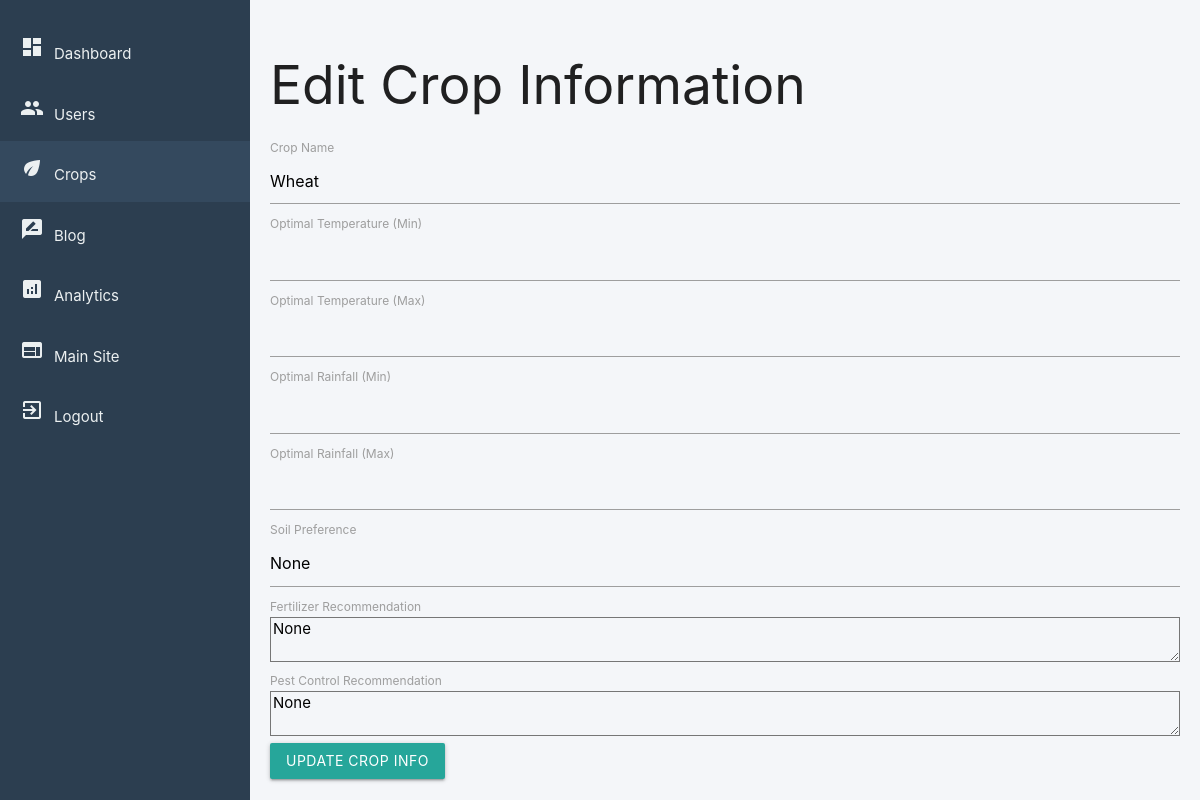
The app's page /admin/edit_crop_info/1 (signed in) with its own data.
### app.py (models this page shows)
class CropInfo(db.Model):
    id = db.Column(db.Integer, primary_key=True)
    name = db.Column(db.String(80), unique=True, nullable=False)
    optimal_temp_min = db.Column(db.Float, nullable=True)
    optimal_temp_max = db.Column(db.Float, nullable=True)
    optimal_rainfall_min = db.Column(db.Float, nullable=True)
    optimal_rainfall_max = db.Column(db.Float, nullable=True)
    soil_preference = db.Column(db.String(120), nullable=True)
    fertilizer_recommendation = db.Column(db.Text, nullable=True)
    pest_control_recommendation = db.Column(db.Text, nullable=True)
    image_url = db.Column(db.String(200), nullable=True)
    prime_loc = db.Column(db.String(500), nullable=True)
    type_c = db.Column(db.String(50), nullable=True)
    export_countries = db.Column(db.String(500), nullable=True)

### app.py (the view, shortened to what this page needs)
@app.route('/admin/edit_crop_info/<int:crop_id>', methods=['GET', 'POST'])
def admin_edit_crop_info(crop_id):
    if 'user_id' not in session or not session.get('is_admin'):
        return redirect(url_for('login'))
    crop = CropInfo.query.get_or_404(crop_id)
    return render_template('admin_edit_crop_info.html', crop=crop)

### templates/admin_edit_crop_info.html (shortened to what this page needs)
{% extends "admin_base.html" %}
{% block content %}
<div class="admin-container">
    <div class="sidebar">
        <a href="{{ url_for('admin_dashboard') }}"><i class="material-icons">dashboard</i>Dashboard</a>
        <a href="{{ url_for('admin_users') }}"><i class="material-icons">people</i>Users</a>
        <a href="{{ url_for('admin_crop_info') }}" class="active"><i class="material-icons">eco</i>Crops</a>
        <a href="{{ url_for('blog') }}"><i class="material-icons">rate_review</i>Blog</a>
        <a href="{{ url_for('admin_analytics') }}"><i class="material-icons">analytics</i>Analytics</a>
        <a href="{{ url_for('index') }}"><i class="material-icons">web</i>Main Site</a>
        <a href="{{ url_for('logout') }}"><i class="material-icons">exit_to_app</i>Logout</a>
    </div>
    <div class="main-content">
        <h2>Edit Crop Information</h2>
        <form method="POST" action="{{ url_for('admin_edit_crop_info', crop_id=crop.id) }}">
            <div class="form-group">
                <label for="name">Crop Name</label>
                <input type="text" class="form-control" id="name" name="name" value="{{ crop.name }}" required>
            </div>
            <div class="form-group">
                <label for="optimal_temp_min">Optimal Temperature (Min)</label>
                <input type="number" step="0.1" class="form-control" id="optimal_temp_min" name="optimal_temp_min" value="{{ crop.optimal_temp_min }}">
            </div>
            <div class="form-group">
                <label for="optimal_temp_max">Optimal Temperature (Max)</label>
                <input type="number" step="0.1" class="form-control" id="optimal_temp_max" name="optimal_temp_max" value="{{ crop.optimal_temp_max }}">
            </div>
            <div class="form-group">
                <label for="optimal_rainfall_min">Optimal Rainfall (Min)</label>
                <input type="number" step="0.1" class="form-control" id="optimal_rainfall_min" name="optimal_rainfall_min" value="{{ crop.optimal_rainfall_min }}">
            </div>
            <div class="form-group">
                <label for="optimal_rainfall_max">Optimal Rainfall (Max)</label>
                <input type="number" step="0.1" class="form-control" id="optimal_rainfall_max" name="optimal_rainfall_max" value="{{ crop.optimal_rainfall_max }}">
            </div>
            <div class="form-group">
                <label for="soil_preference">Soil Preference</label>
                <input type="text" class="form-control" id="soil_preference" name="soil_preference" value="{{ crop.soil_preference }}">
            </div>
            <div class="form-group">
                <label for="fertilizer_recommendation">Fertilizer Recommendation</label>
                <textarea class="form-control" id="fertilizer_recommendation" name="fertilizer_recommendation" rows="3">{{ crop.fertilizer_recommendation }}</textarea>
            </div>
            <div class="form-group">
                <label for="pest_control_recommendation">Pest Control Recommendation</label>
                <textarea class="form-control" id="pest_control_recommendation" name="pest_control_recommendation" rows="3">{{ crop.pest_control_recommendation }}</textarea>
            </div>
            <button type="submit" class="btn btn-primary">Update Crop Info</button>
        </form>
    </div>
</div>
{% endblock %}

### static/admin_style.css (style rules this page uses)
.admin-container { display: flex; min-height: 100vh; }
.sidebar { width: 250px; background: #2c3e50; color: #ecf0f1; display: flex; flex-direction: column; padding-top: 20px; }
.sidebar a { color: #ecf0f1; padding: 15px 20px; text-decoration: none; display: block; transition: background 0.3s; }
.sidebar a:hover, .sidebar a.active { background: #34495e; }
.sidebar a i { margin-right: 10px; }
.main-content { flex-grow: 1; padding: 20px; background: #f4f6f9; }

### records on screen
CropInfo: name "Wheat", soil_preference "None", fertilizer_recommendation "None", pest_control_recommendation "None"
